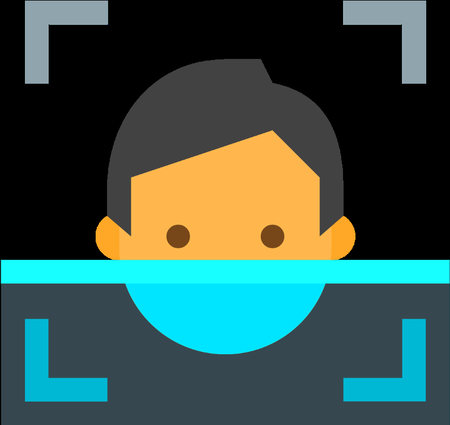
#> input picture img.png, 450 x 425 px; its folder holds only this picture in this run
$ python -i facefinder.py   (imports and definitions only)
#> lines starting #> are read from the running program, lines starting #| are printed output that depends on the picture; after the words box and inside, x2 and y2 are one past the last pixel; in counts of white or black regions, pixels touching at a corner belong together
#import required libraries
from tkinter import *
from tkinter import ttk
from tkinter import filedialog
#import OpenCV library
import cv2
#import matplotlib library
import matplotlib.pyplot as plt
#importing time library for speed comparisons of both classifiers
import time

#Write the UI
# [4 lines not run here, left out]
def openfile():
    global open
    open = filedialog.askopenfilename(filetypes=(("JPG Images", "*.jpg"),
                                                 ("JPEG Images", "*.jpeg"),
                                                 ("PNG Images", "*.png"),
                                                 ("BMP Images", "*.bmp"),
                                                 ("All Files", "*.*")),
                                      title="Open An Image")
    if len(open)>0:
      ui.destroy()

sty = ttk.Style()
# [1 line not run here, left out]
icon = PhotoImage(file="img.png")
txt = Label(text="©2020 by Anshuman",fg='white', bg='#b34700')
# [1 line not run here, left out]
# [6 lines that did not run here, left out]
# [3 lines not run here, left out]

# convert BGR to RGB
def convertToRGB(img):
    return cv2.cvtColor(img, cv2.COLOR_BGR2RGB)

def detect_faces(f_cascade, colored_img, scaleFactor=1.1):
    # just making a copy of image passed, so that passed image is not changed
    img_copy = colored_img.copy()

    # convert the test image to gray image as opencv face detector expects gray images
    gray = cv2.cvtColor(img_copy, cv2.COLOR_BGR2GRAY)

    # let's detect multiscale (some images may be closer to camera than others) images
    faces = f_cascade.detectMultiScale(gray, scaleFactor=scaleFactor, minNeighbors=5);

    # go over list of faces and draw them as rectangles on original colored img
    for (x, y, w, h) in faces:
        cv2.rectangle(img_copy, (x, y), (x + w, y + h), (0, 255, 0), 2)

    return img_copy

def process(input):
    #load cascade classifier training file for haarcascade
#> called with input = 'img.png'
    haar_face_cascade = cv2.CascadeClassifier('haarcascade_frontalface_alt.xml')
    #load cascade classifier training file for lbpcascade
    lbp_face_cascade = cv2.CascadeClassifier('lbpcascade_frontalface.xml')
    #load image
    image = cv2.imread(input)
#> image is the input picture: shape (425, 450, 3); mean B, G, R 75.9, 83.5, 55.7

    #------------HAAR-----------
    #note time before detection
    t1 = time.time()
    #call our function to detect faces
    haar_detected_img = detect_faces(haar_face_cascade, image)
#> in detect_faces, `gray = cv2.cvtColor(img_copy, cv2.COLOR_BGR2GRAY)`:
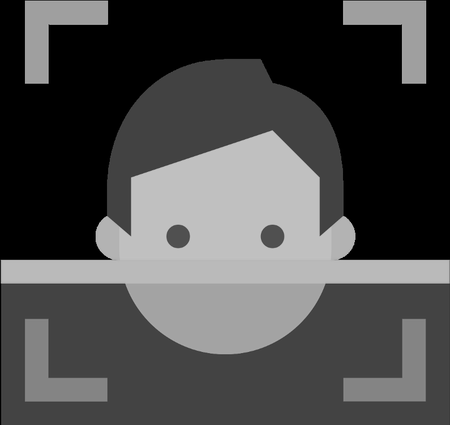
#> gray: shape (425, 450); min 0, max 198, mean 74.2
#> in detect_faces, `faces = f_cascade.detectMultiScale(gray, scaleFactor=scaleFactor, minN..`: faces = ()
    #note time after detection
    t2 = time.time()
    #calculate time difference
    dt1 = t2 - t1
    #print the time differene

    #------------LBP-----------
    #note time before detection
    t1 = time.time()
    lbp_detected_img = detect_faces(lbp_face_cascade, image)
    #note time after detection
    t2 = time.time()
    #calculate time difference
    dt2 = t2 - t1
    #print the time differene

    #----------Let's do some fancy drawing-------------
    #create a figure of 2 plots (one for Haar and one for LBP)
    f, (ax1, ax2) = plt.subplots(1, 2, figsize=(10, 5))
    f.canvas.set_window_title('Face Finder v1.0')
    f.patch.set_facecolor('#273746')
    plt.rcParams["font.family"] = 'Arial'
    f.suptitle('Face Recognition Results', fontsize=18, color='red', weight='bold')
    #show Haar image
    ax1.set_title('Haar Detection time: ' + str(round(dt1, 3)) + ' secs',fontsize=12,color='white')
    ax1.tick_params(axis='x', colors='#00e6e6')
    ax1.tick_params(axis='y', colors='#00e6e6')
    ax1.imshow(convertToRGB(haar_detected_img))
    #show LBP image
    ax2.set_title('LBP Detection time: ' + str(round(dt2, 3)) + ' secs',fontsize=12,color='white')
    ax2.tick_params(axis='x', colors='#00e6e6')
    ax2.tick_params(axis='y', colors='#00e6e6')
    ax2.imshow(convertToRGB(lbp_detected_img))
    #show output
    plt.show()
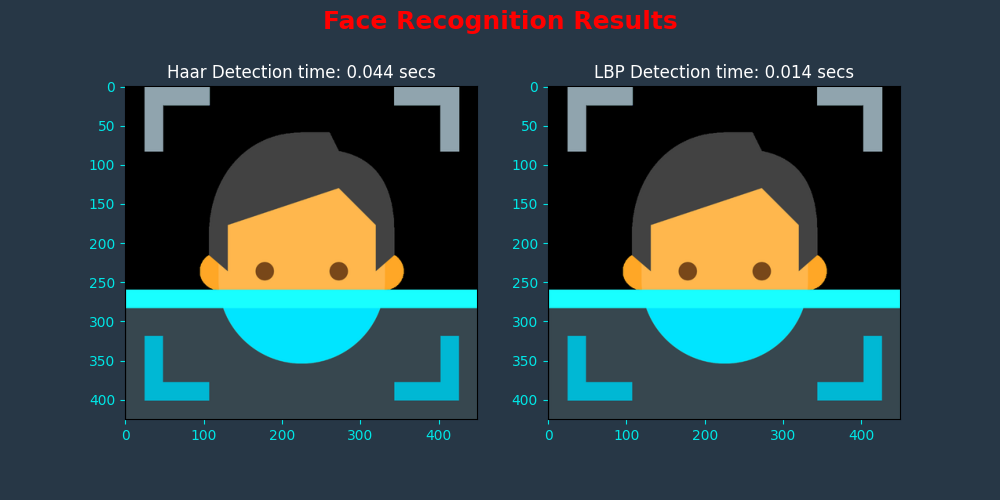
#> figure drawn by matplotlib, 2 panels

#call load function
# [1 line not run here, left out]

>>> result = process('img.png')

$ run again, on endgame.png
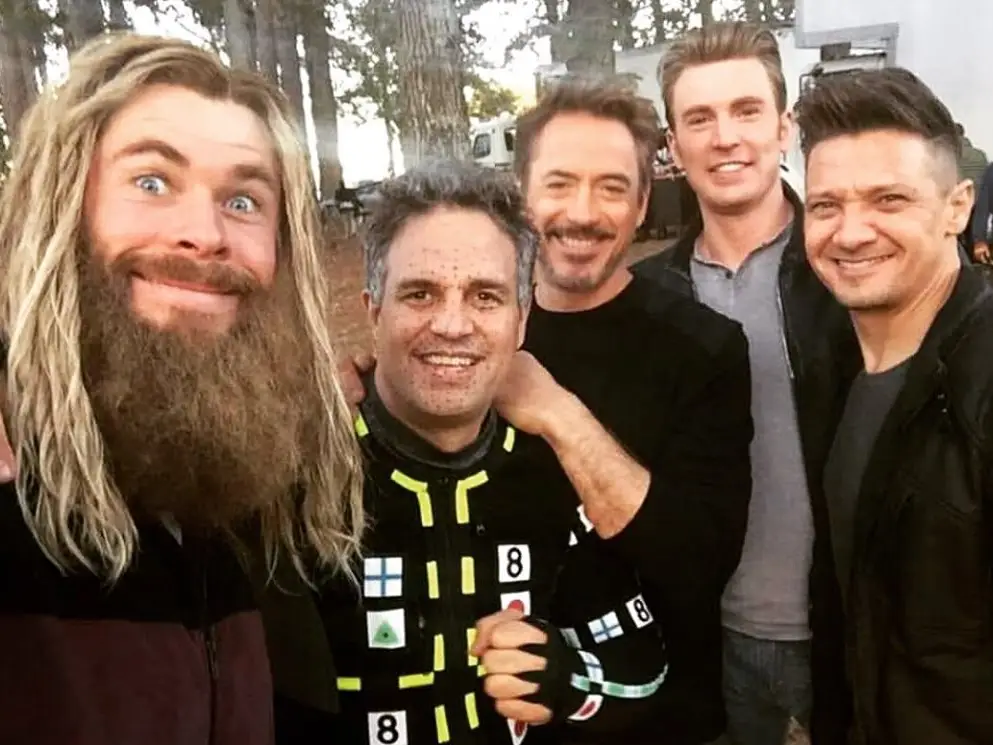
#> input picture endgame.png, 993 x 745 px
#> in process, image is the input picture: shape (745, 993, 3); mean B, G, R 75.1, 91.3, 112
#> faces = [[660, 64, 129, 129], [513, 130, 143, 143], [364, 227, 176, 176], [774, 140, 164, 164], [72, 93, 245, 245]]
#> the loop in detect_faces, `for (x, y, w, h) in faces:` made 5 passes
#> after the loop in detect_faces, `for (x, y, w, h) in faces:`:
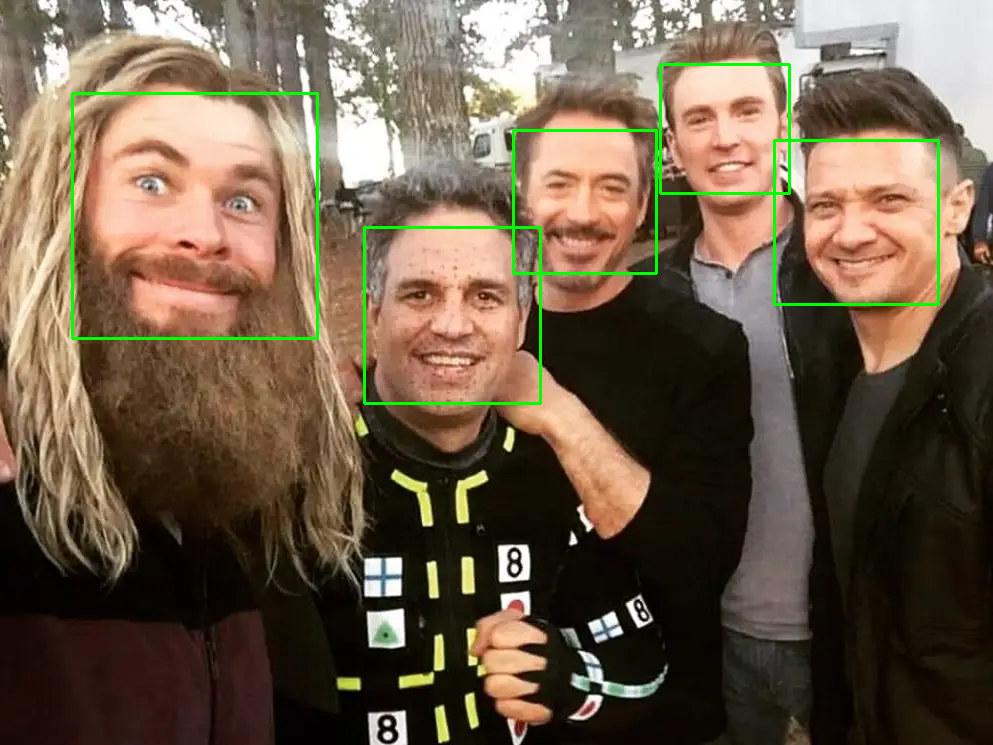
#> img_copy: shape (745, 993, 3); 1.38% of pixels changed, all inside (x1, y1, x2, y2) = (71, 63, 940, 405)
#> the loop in detect_faces (call 2), `for (x, y, w, h) in faces:` made 5 passes
#> (x, y, w, h) on passes 1 to 5: (654, 61, 137, 137), (512, 129, 146, 146), (778, 144, 159, 159), (362, 226, 179, 179), (60, 76, 285, 285)
#> in process, `plt.show()`:
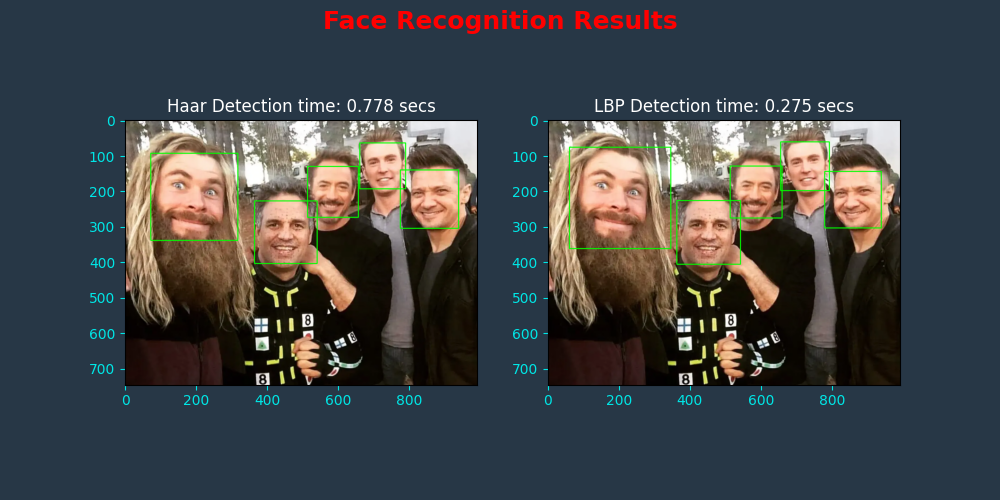
#> figure drawn by matplotlib, 2 panels
